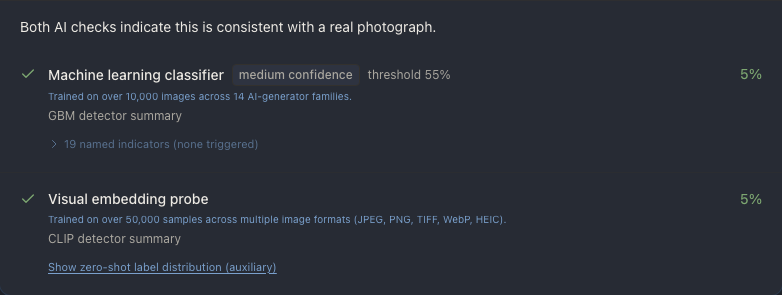
#> input picture ui/tests/ai-card.spec.ts-snapshots/ai-card-both-authentic-chromium-desktop-darwin.png, 782 x 295 px
$ python -i content_type.py   (imports and definitions only)
#> lines starting #> are read from the running program, lines starting #| are printed output that depends on the picture; after the words box and inside, x2 and y2 are one past the last pixel; in counts of white or black regions, pixels touching at a corner belong together
# SPDX-License-Identifier: AGPL-3.0-or-later

"""
Jura Trace Sidecar — Content-type heuristic classifier.

Purpose
-------
Authentic screenshots and scanned documents share many signal-level features
with AI-generated images (no camera EXIF, clean re-encoded output, no
demosaicing noise, smooth UI gradients). On a 2026-03-28 audit of the
pilot corpus, UnivFD v9 produced a 100% false-positive rate on screenshots
and the GBM deepfake classifier produced 65% FPs. This module classifies
an image into one of five content-type buckets so the verify pipeline can
suppress the AI-detection stage for bucket types where it is not reliable.

Design principles
-----------------
- **Fast**: pure heuristics, no ML model load, <500 ms target on 4K images.
- **Conservative**: when confidence is low, return `photograph` so the AI
  detection stage runs. A false negative here (photo misclassified as
  screenshot) would suppress legitimate deepfake detection — much worse
  than a false positive (screenshot classified as photograph) which just
  means the user sees the existing ensemble output.
- **Stateless**: no model files, no corpus. Safe for PyInstaller bundling.

Heuristics
----------
1. Hard screenshot signals: absent camera EXIF + matching device resolution
   + PNG container + screenshot-specific ICC profile ("Display P3",
   "sRGB IEC61966-2.1" paired with zero EXIF) + known software fingerprint.
2. Soft signals: axis-aligned 1-pixel Canny edges, <1000 unique colours in
   a 1 MP+ image, large solid-colour regions, anomalously low Laplacian
   noise despite sharp edges.
3. Document signals: >80% near-black/near-white pixels, A4/Letter aspect
   ratios, high text-like edge regularity.
4. Artwork signals: rich XMP creator tool fingerprint (Photoshop, Procreate,
   Krita, Affinity), high saturation variance, no camera EXIF.
"""

from __future__ import annotations

import io
from typing import Any

import cv2  # type: ignore[import-untyped]
import numpy as np
from PIL import Image, ImageCms  # type: ignore[import-untyped]

from app.models.content_type import ContentTypeResult


# ── Known device/screen resolutions ────────────────────────────────────────
# Populated from public device spec sheets. We match both orientations
# (portrait/landscape) by checking (w, h) and (h, w) against the set.
_SCREEN_RESOLUTIONS: set[tuple[int, int]] = {
    # Desktop / laptop monitors
    (1280, 720),
    (1366, 768),
    (1440, 900),
    (1536, 864),
    (1600, 900),
    (1680, 1050),
    (1920, 1080),
    (1920, 1200),
    (2048, 1152),
    (2048, 1280),
    (2304, 1440),
    (2560, 1440),
    (2560, 1600),
    (2880, 1800),
    (3024, 1964),
    (3072, 1920),
    (3200, 1800),
    (3440, 1440),
    (3456, 2234),
    (3840, 2160),
    (3840, 2400),
    (5120, 2160),
    (5120, 2880),
    (6016, 3384),
    (6144, 3456),
    # iPhone logical and native
    (750, 1334),
    (828, 1792),
    (1080, 1920),
    (1125, 2436),
    (1170, 2532),
    (1179, 2556),
    (1242, 2208),
    (1242, 2688),
    (1284, 2778),
    (1290, 2796),
    (1320, 2868),
    # Android flagships
    (1080, 2340),
    (1080, 2400),
    (1440, 2560),
    (1440, 2960),
    (1440, 3088),
    (1440, 3120),
    (1440, 3200),
    (1440, 3216),
    (1080, 2280),
    # iPad
    (1620, 2160),
    (1640, 2360),
    (1668, 2224),
    (1668, 2388),
    (2048, 2732),
    # Common cropped/half sizes
    (640, 1136),
    (375, 812),
    (390, 844),
    (393, 852),
    (430, 932),
}


# Image-editing / digital-art software strings that appear in EXIF Software
# or XMP CreatorTool fields. Their presence — combined with no camera Make/
# Model — is a strong artwork signal.
_ART_SOFTWARE_FINGERPRINTS: tuple[str, ...] = (
    "photoshop",
    "procreate",
    "krita",
    "affinity photo",
    "affinity designer",
    "gimp",
    "clip studio",
    "illustrator",
    "corel painter",
    "sketchbook",
    "paint tool sai",
    "medibang",
    "autodesk sketchbook",
    "figma",
    "sketch",
)


# Screenshot-tool software fingerprints. Seen in PNG tEXt / iTXt chunks or
# EXIF Software field.
_SCREENSHOT_SOFTWARE_FINGERPRINTS: tuple[str, ...] = (
    "screenshot",
    "snipping tool",
    "snipaste",
    "shottr",
    "cleanshot",
    "lightshot",
    "greenshot",
    "sharex",
    "gyazo",
)


# [70 lines left out: functions _decode_image, _extract_exif_fields, _icc_profile_name, _png_text_chunks, not called in this run]


def _matches_device_resolution(size: tuple[int, int]) -> bool:
    w, h = size
    return (w, h) in _SCREEN_RESOLUTIONS or (h, w) in _SCREEN_RESOLUTIONS


# [23 lines left out: function _count_unique_colours, not called in this run]


def _axis_aligned_edge_ratio(grey: np.ndarray) -> float:
    """Fraction of Canny edge pixels that lie on axis-aligned 1-pixel runs.

    Screenshots render UI with perfectly axis-aligned 1-pixel lines (window
    borders, dividers, text baselines). Photographs, because of lens blur
    and sensor demosaicing, do not — their edges are gradient ramps wider
    than one pixel and rarely lie on a single row/column.
    """
    if grey.size == 0:
        return 0.0
    g8 = grey.astype(np.uint8) if grey.dtype != np.uint8 else grey
    edges = cv2.Canny(g8, 80, 200)
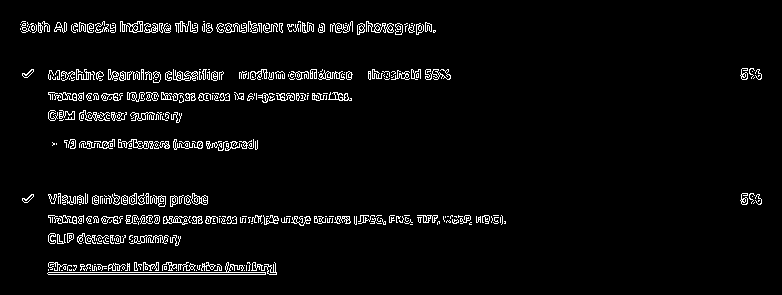
#> edges: shape (295, 782); 4.2% white in thin lines or dots, all inside (x1, y1, x2, y2) = (20, 21, 762, 275)
    total = int(edges.sum() // 255)
#> total = 9783
    if total < 50:
        return 0.0
    # A pixel is "axis-aligned 1-pixel" if it has ≥3 edge neighbours along
    # a single row or column direction but few along the diagonals.
    horiz = cv2.filter2D(edges, -1, np.array([[1, 1, 1]], dtype=np.int16) // 1)
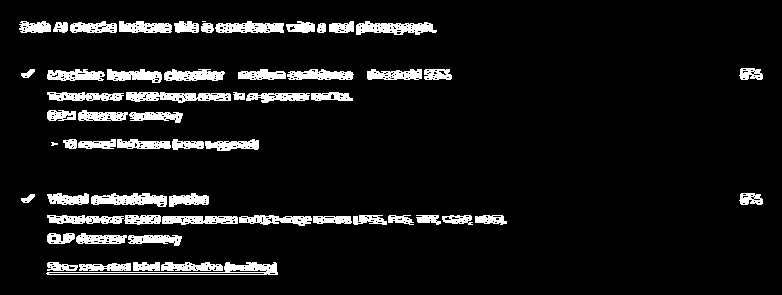
#> horiz: shape (295, 782); 8.3% white; 58 white regions (2 under 20 px), largest, box (x1, y1, x2, y2) and area: (46, 262, 278, 275) 859, (126, 92, 231, 103) 765, (356, 21, 437, 35) 726
    vert = cv2.filter2D(edges, -1, np.array([[1], [1], [1]], dtype=np.int16) // 1)
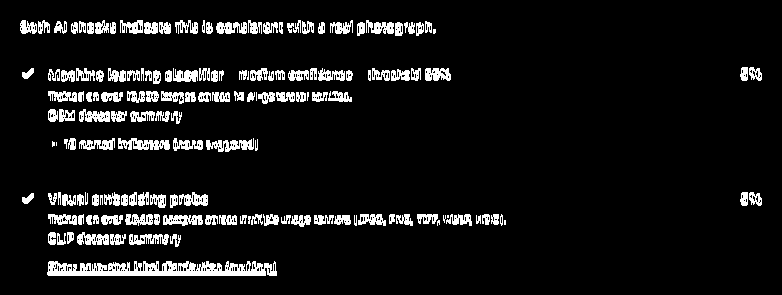
#> vert: shape (295, 782); 8.2% white; 154 white regions (11 under 20 px), largest, box (x1, y1, x2, y2) and area: (47, 261, 277, 276) 2441, (118, 138, 170, 150) 411, (206, 138, 254, 152) 373
    aligned_mask = ((horiz >= 3 * 255) | (vert >= 3 * 255)) & (edges > 0)
#> aligned_mask: shape (295, 782) bool; every value is 0
    aligned = int(aligned_mask.sum() // 255) if aligned_mask.sum() > 0 else 0
#> aligned = 0
    return aligned / max(total, 1)


# [259 lines left out: functions _monochrome_ratio, _aspect_matches_paper, _saturation_variance, classify_content, not called in this run]

>>> import cv2
>>> picture = cv2.imread('../../../ui/tests/ai-card.spec.ts-snapshots/ai-card-both-authentic-chromium-desktop-darwin.png', cv2.IMREAD_GRAYSCALE)
>>> result = _axis_aligned_edge_ratio(picture)
#> result = 0
